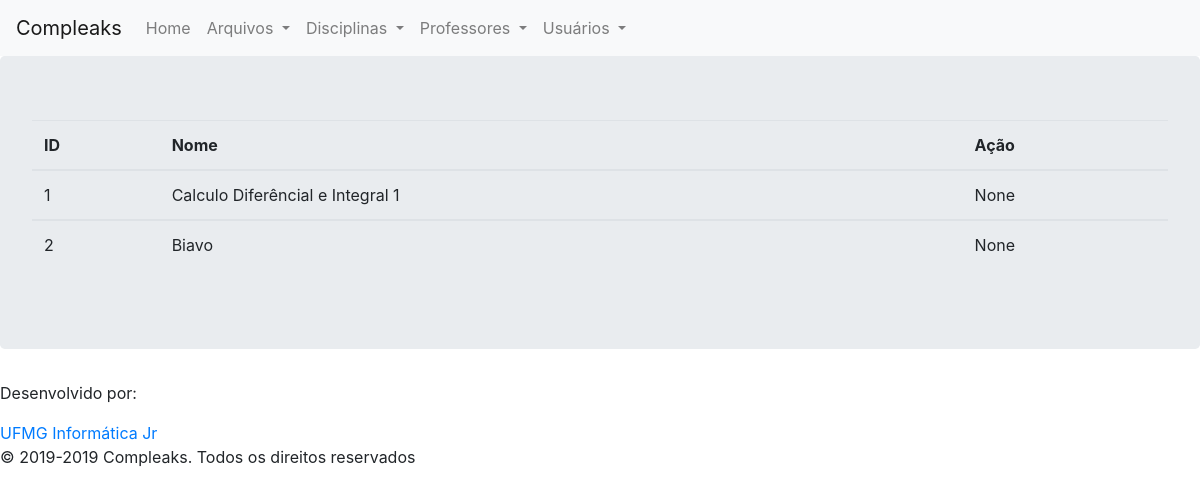
/disciplinas/listar (signed in), run on an earlier commit of the app's database.
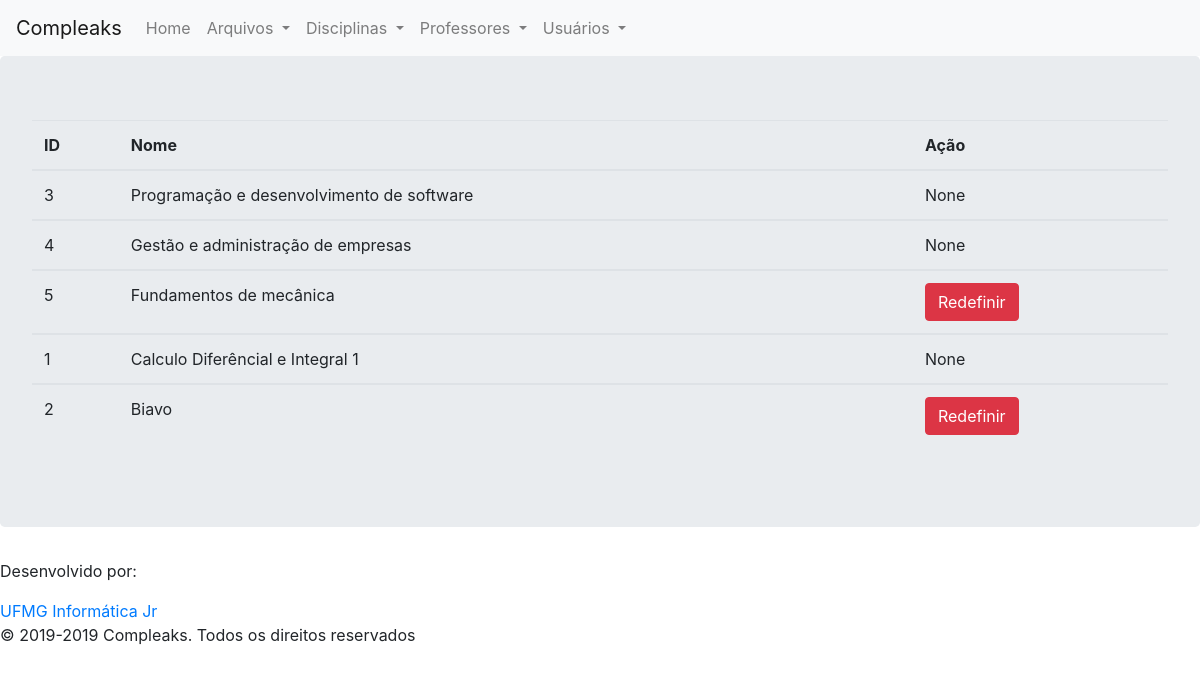
And on a later commit of the database.
### compleaks/disciplinas/models.py (models this page shows, shortened)
class Disciplina(db.Model):
	__tablename__ = 'disciplinas'
	id = db.Column(db.Integer, primary_key=True)
	nome = db.Column(db.String, unique=True)
	data_criacao = db.Column(db.DateTime, default=datetime.now())
	is_eligible = db.Column(db.Boolean)
	data_deletado = db.Column(db.DateTime, nullable=True)
	id_deletor = db.Column(db.Integer, nullable=True)
	motivo_delete = db.Column(db.String(120), nullable=True)
	arquivos = db.relationship('Arquivo', backref='disciplina', lazy=True)

### compleaks/disciplinas/views.py (the view)
@disciplinas.route('/listar', methods=['POST', 'GET'])
def listar():
	disciplinadb = Disciplina.query.order_by(Disciplina.nome.desc())
	if current_user.is_authenticated and current_user.is_admin:
		return render_template('listar_disciplina.html',disciplinadb=disciplinadb)
	else:
		return render_template('lista_disciplina_out.html',disciplinadb=disciplinadb)

### compleaks/usuarios/models.py (called while the page is built)
@login_manager.user_loader
def load_user(user_id):
    return Usuario.query.get(user_id)

### compleaks/disciplinas/templates/disciplinas/listar_disciplina.html (shortened to what this page needs)
{% extends "base.html" %}
{% block content %}
{% if current_user.is_admin %}
  <table class="table">
    <thead>
      <tr>
        <th>ID</th>
        <th>Nome</th>
        <th>Ação</th>
      </tr>
    </thead>
    {% for disciplina in disciplinadb: %}
            {% if not disciplina.is_eligible %}
              <article color="red">
                <tbody>
                  <tr>
                    <td>{{ disciplina.id }}</td>
                    <td>{{ disciplina.nome }}</td>
                    <td><button type="button" class="btn btn-danger" data-toggle="modal"  data-target="#red_confirm{{disciplina.id}}" >Redefinir</button></td>
                  </tr>
                </tbody>
              </article>
            {% else %}
                  <tbody>
                    <tr>
                      <td>{{ disciplina.id }}</td>
                      <td>{{ disciplina.nome }}</td>
                      <td>None</td>
                    </tr>
                  </tbody>
            {% endif %}
    {% endfor %}
  </table>
{% endif %}
{% endblock %}

### compleaks/templates/base.html (shortened to what this page needs)
<!DOCTYPE html>
<html lang="pt-br">
<head>
    <link rel="stylesheet" href="https://stackpath.bootstrapcdn.com/bootstrap/4.2.1/css/bootstrap.min.css">
</head>
<body>
    <nav class="navbar navbar-expand-lg navbar-light bg-light">
        <a class="navbar-brand" href="#">Compleaks</a>
        <div class="collapse navbar-collapse" id="navbarSupportedContent">
            <ul class="navbar-nav mr-auto">
                <li class="nav-item">
                    <a class="nav-link" href="{{url_for('principal.index')}}">Home</a>
                </li>
                <li class="nav-item dropdown">
                    <a class="nav-link dropdown-toggle" href="#" id="navbarDropdown" role="button" data-toggle="dropdown" aria-haspopup="true" aria-expanded="false">
                         Arquivos
                     </a>
                </li>
                <li class="nav-item dropdown">
                    <a class="nav-link dropdown-toggle" href="#" id="navbarDropdown" role="button" data-toggle="dropdown" aria-haspopup="true" aria-expanded="false">
                         Disciplinas
                     </a>
                </li>
                <li class="nav-item dropdown">
                    <a class="nav-link dropdown-toggle" href="#" id="navbarDropdown" role="button" data-toggle="dropdown" aria-haspopup="true" aria-expanded="false">
                         Professores
                     </a>
                </li>
                <li class="nav-item dropdown">
                    <a class="nav-link dropdown-toggle" href="#" id="navbarDropdown" role="button" data-toggle="dropdown" aria-haspopup="true" aria-expanded="false">
                         Usuários
                     </a>
                </li>
            </ul>
        </div>
    </nav>
    <div class="jumbotron">
        {% block content %}
        {% endblock %}
    </div>
    <div>
        <p for="text">Desenvolvido por:</p>
        <a href="http://ijunior.com.br/site/">UFMG Informática Jr</a><br>
        <label for="text">© 2019-2019 Compleaks. Todos os direitos reservados</label>
    </div>
</body>
</html>

What changed in the data, as far as the page shows it:
added Disciplina: id "3", nome "Programação e desenvolvimento de software"
added Disciplina: id "4", nome "Gestão e administração de empresas"
added Disciplina: id "5", nome "Fundamentos de mecânica"
changed Disciplina "Biavo": is_eligible "None" → "Redefinir"
